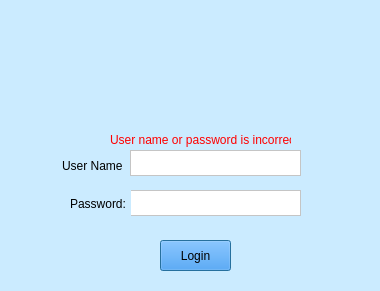
<?xml version="1.0" encoding="UTF-8"?>
<ui version="4.0">
 <class>Login</class>
 <widget class="QDialog" name="Login">
  <property name="geometry">
   <rect>
    <x>0</x>
    <y>0</y>
    <width>380</width>
    <height>291</height>
   </rect>
  </property>
  <property name="windowTitle">
   <string>Login</string>
  </property>
  <property name="styleSheet">
   <string notr="true">background-color:rgb(203, 235, 255);
font: 12pt &quot;Calibri&quot;;</string>
  </property>
  <widget class="QPushButton" name="enterButton">
   <property name="geometry">
    <rect>
     <x>160</x>
     <y>240</y>
     <width>71</width>
     <height>31</height>
    </rect>
   </property>
   <property name="styleSheet">
    <string notr="true">background-color: rgb(26, 140, 255);</string>
   </property>
   <property name="text">
    <string>Login</string>
   </property>
  </widget>
  <widget class="QPlainTextEdit" name="nameTextEdit">
   <property name="geometry">
    <rect>
     <x>130</x>
     <y>150</y>
     <width>171</width>
     <height>26</height>
    </rect>
   </property>
   <property name="styleSheet">
    <string notr="true">background-color: rgb(255, 255, 255);</string>
   </property>
   <property name="plainText">
    <string/>
   </property>
  </widget>
  <widget class="QPlainTextEdit" name="passwordTextEdit">
   <property name="geometry">
    <rect>
     <x>130</x>
     <y>190</y>
     <width>171</width>
     <height>26</height>
    </rect>
   </property>
   <property name="styleSheet">
    <string notr="true">background-color: rgb(255, 255, 255);</string>
   </property>
  </widget>
  <widget class="QLabel" name="nameLabel">
   <property name="geometry">
    <rect>
     <x>62</x>
     <y>150</y>
     <width>61</width>
     <height>31</height>
    </rect>
   </property>
   <property name="text">
    <string>User Name:</string>
   </property>
  </widget>
  <widget class="QLabel" name="passwordLabel">
   <property name="geometry">
    <rect>
     <x>70</x>
     <y>190</y>
     <width>61</width>
     <height>28</height>
    </rect>
   </property>
   <property name="text">
    <string>Password:</string>
   </property>
  </widget>
  <widget class="QLabel" name="logo">
   <property name="geometry">
    <rect>
     <x>130</x>
     <y>10</y>
     <width>121</width>
     <height>121</height>
    </rect>
   </property>
   <property name="text">
    <string/>
   </property>
   <property name="pixmap">
    <pixmap>companyLogo2.png</pixmap>
   </property>
   <property name="scaledContents">
    <bool>true</bool>
   </property>
  </widget>
  <widget class="QLabel" name="incorrectDetails">
   <property name="geometry">
    <rect>
     <x>110</x>
     <y>130</y>
     <width>181</width>
     <height>20</height>
    </rect>
   </property>
   <property name="styleSheet">
    <string notr="true">color: rgb(255, 0, 0);</string>
   </property>
   <property name="text">
    <string>User name or password is incorrect</string>
   </property>
  </widget>
 </widget>
 <resources/>
 <connections>
  <connection>
   <sender>enterButton</sender>
   <signal>clicked()</signal>
   <receiver>Login</receiver>
   <slot>accept()</slot>
   <hints>
    <hint type="sourcelabel">
     <x>217</x>
     <y>253</y>
    </hint>
    <hint type="destinationlabel">
     <x>284</x>
     <y>245</y>
    </hint>
   </hints>
  </connection>
 </connections>
</ui>
